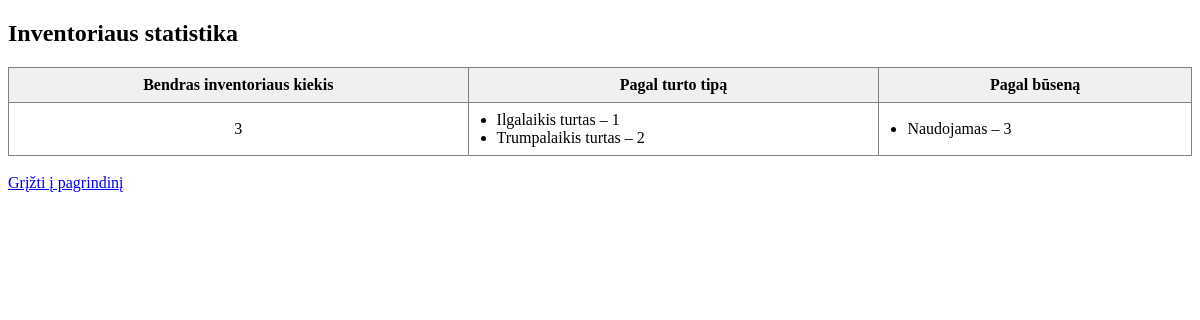
The app's page /statistika/, older data.
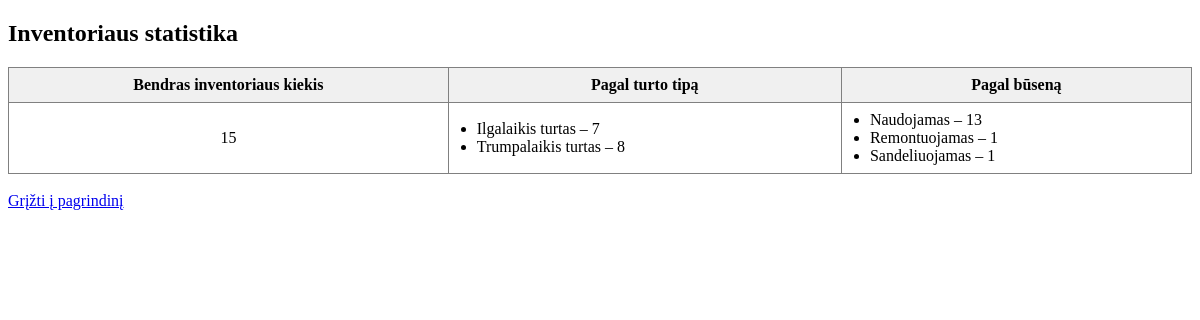
The same page, newer data.
### inventorius/models.py (models this page shows, shortened)
class Inventorius(models.Model):
    TURTO_TIPAS = (
        ('ILG', 'Ilgalaikis turtas'),
        ('TRU', 'Trumpalaikis turtas'),
    )
    pavadinimas = models.CharField(max_length=100, null=False)
    serijinis_numeris = models.CharField(max_length=100, unique=True)
    inventorinis_numeris = models.CharField(max_length=100)
    kaina = models.DecimalField(max_digits=10, decimal_places=2)
    vieta = models.ForeignKey(Vieta, on_delete=models.CASCADE)
    busena = models.CharField(max_length=50, choices=[
        ('Naudojamas', 'Naudojamas'),
        ('Sandeliuojamas', 'Sandeliuojamas'),
        ('Remontuojamas', 'Remontuojamas'),
    ], default='Naudojamas')
    ivedimo_data = models.DateField(verbose_name="Įvedimo į eksploataciją data")
    kategorija = models.ForeignKey(Kategorija, on_delete=models.CASCADE)
    turto_tipas = models.CharField(max_length=3, choices=TURTO_TIPAS, null=False)

### inventorius/views.py (the view)
# urls.py: path('statistika/', statistika, name='statistika'),
def statistika(request):
    bendras_kiekis = Inventorius.objects.count()
    pagal_turto_tipa = Inventorius.objects.values('turto_tipas').annotate(kiekis=Count('id'))
    kiekvienos_busenos_kiekiai = Inventorius.objects.values('busena').annotate(kiekis=Count('id'))
    kiekvienos_kategorijos_kiekis = Inventorius.objects.values('kategorija__pavadinimas').annotate(kiekis=Count('id'))
    return render(request, 'statistika.html', {
        'bendras_kiekis': bendras_kiekis,
        'pagal_turto_tipa': pagal_turto_tipa,
        'kiekvienos_busenos_kiekiai': kiekvienos_busenos_kiekiai,
        'kiekvienos_kategorijos_kiekiai': kiekvienos_kategorijos_kiekis
    })

### inventorius/templates/statistika.html (shortened to what this page needs)
<!DOCTYPE html>
<html>
<head>
</head>
<body>
<h2>Inventoriaus statistika</h2>
<table border="1" cellspacing="0" cellpadding="8" style="border-collapse: collapse; width: 100%;">
    <thead style="background-color: #f0f0f0;">
        <tr>
            <th>Bendras inventoriaus kiekis</th>
            <th>Pagal turto tipą</th>
            <th>Pagal būseną</th>
        </tr>
    </thead>
    <tbody>
        <tr>
            <td style="text-align: center;">{{ bendras_kiekis }}</td>
            <td>
                <ul style="margin: 0; padding-left: 20px;">
                    {% for tipas in pagal_turto_tipa %}
                        <li>
                            {% if tipas.turto_tipas == 'ILG' %}
                                Ilgalaikis turtas – {{ tipas.kiekis }}
                            {% elif tipas.turto_tipas == 'TRU' %}
                                Trumpalaikis turtas – {{ tipas.kiekis }}
                            {% else %}
                                Nežinomas tipas – {{ tipas.kiekis }}
                            {% endif %}
                        </li>
                    {% empty %}
                        <li>Nėra duomenų</li>
                    {% endfor %}
                </ul>
            </td>
            <td>
                <ul style="margin: 0; padding-left: 20px;">
                    {% for item in kiekvienos_busenos_kiekiai %}
                        <li>{{ item.busena }} – {{ item.kiekis }}</li>
                    {% empty %}
                        <li>Nėra duomenų</li>
                    {% endfor %}
                </ul>
            </td>
        </tr>
    </tbody>
</table>
<br>
<a href="{% url 'pradinis' %}">Grįžti į pagrindinį</a>
</body>
</html>

Row changes from the older to the newer data that the page shows:
no longer on this page (row unchanged): Inventorius: busena "Naudojamas", kiekis "3"
added Inventorius: busena "Naudojamas", kiekis "13"
added Inventorius: busena "Remontuojamas", kiekis "1"
added Inventorius: busena "Sandeliuojamas", kiekis "1"
Text that changed along with them:
{{ bendras_kiekis }}: "3" → "15"
new list line: "Ilgalaikis turtas – 7"
new list line: "Trumpalaikis turtas – 8"
list line gone: "Ilgalaikis turtas – 1"
list line gone: "Trumpalaikis turtas – 2"
